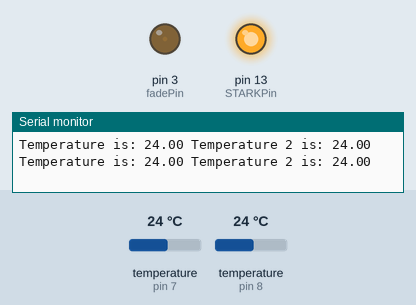
A sketch run on a simulated Arduino Uno, built with avr-gcc and run on an emulated ATmega328P. Parts: output pins drawn as LEDs (lit = HIGH), the last lines printed to the serial monitor. The test bench sets the inputs (shaded band); at power-on: temperature (sensors on pin 7, pin 8) 24 °C.

Above: at 6.5 s.
6.6 s: temperature (sensor on pin 7) set to 39.7 °C
11.3 s: temperature (sensor on pin 7) set to 41.2 °C
At 15.8 s:
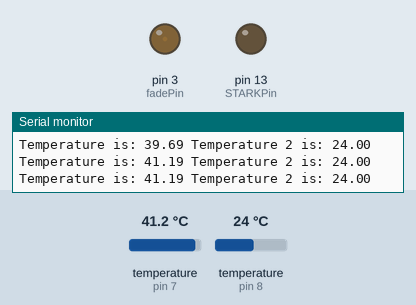
16.0 s: temperature (sensor on pin 7) set to 36.2 °C
19.5 s: temperature (sensor on pin 7) set to 35.1 °C
At 24.5 s:
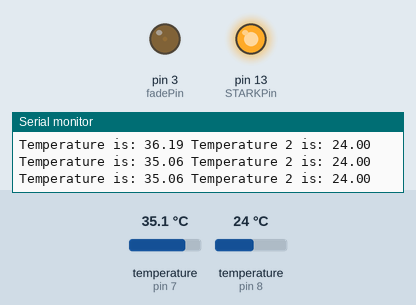
Timing chart, 0 to 25.2 s (numbered marks = the images above; inputs shaded):
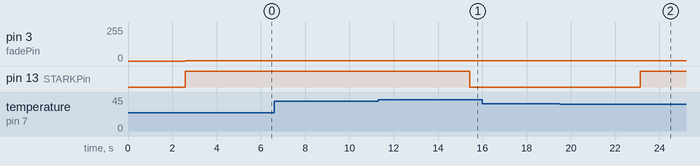

The sketch:

termometro.ino.ino
```cpp
#include <OneWire.h>
#include <DallasTemperature.h>


#define ONE_WIRE_BUS 7
#define ONE_WIRE_BUS_2 8
#define fadePin 3
#define STARKPin 13

OneWire oneWire(ONE_WIRE_BUS);
OneWire oneWire2(ONE_WIRE_BUS_2);

DallasTemperature sensors(&oneWire);
DallasTemperature sensors2(&oneWire2);

void setup() {
  Serial.begin(9600);
  sensors.begin();
  pinMode(fadePin, OUTPUT);
  pinMode(STARKPin, OUTPUT);

}

float checktemp() {
  sensors.requestTemperatures();
  return(sensors.getTempCByIndex(0));
}

float checktemp2() {
  sensors2.requestTemperatures();
  return(sensors2.getTempCByIndex(0));
}

float temperatura;
float temperatura2;
float limite;
float ventana;

void loop() {
  limite = 40.5 ; // ACA DECLARO LIMITE DE TEMPERATURA
  ventana = 5 ;  // ACA DECLARO LA VENTANA
  temperatura = checktemp();
  temperatura2 = checktemp2();
  Serial.print("Temperature is: ");
  Serial.print(sensors.getTempCByIndex(0)); // Why "byIndex"? You can have more than one IC on the same bus. 0 refers to the first IC on the wire
  Serial.print(" Temperature 2 is: ");
  Serial.println(sensors2.getTempCByIndex(0));
  //Update value every 1 sec.
  delay(500);

  // Sube la tension del pin 3
  for(int i = 0; i<255; i++){
    analogWrite(fadePin, i); delay(1); }

  // Baja la tension del pin 3
  for(int j = 0; j<255; j++){
    int bajar = 255 - j;
    analogWrite(fadePin, bajar); delay(1); }

  if (temperatura >= limite) { digitalWrite(STARKPin , LOW)    ; }
  else if (temperatura < limite - ventana){  digitalWrite(STARKPin, HIGH)  ;}

}
```

Measured:
- the behaviour switches between 40.4 and 40.5 °C on temperature (sensor on pin 7) (found by bisection; images 0 and 1)
- the behaviour switches between 35.5 and 35.4 °C on temperature (sensor on pin 7) (found by bisection; images 1 and 2)
- after the input at 11.3 s, pin 13 (STARKPin): HIGH → LOW after 4.1 s
- after the input at 19.5 s, pin 13 (STARKPin): LOW → HIGH after 3.6 s
